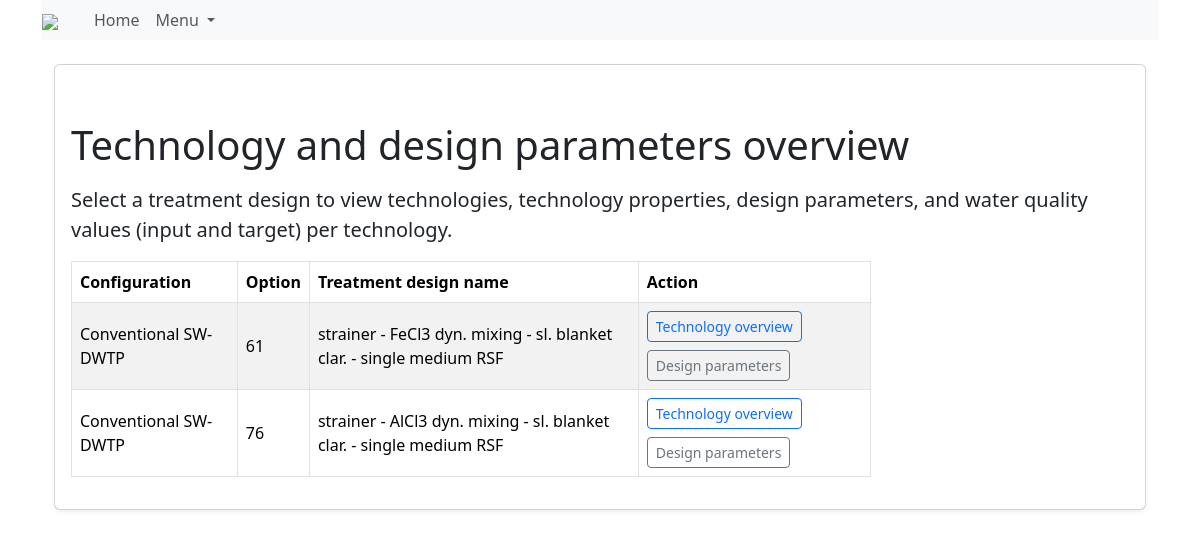
Before: /treatmentplant/technology-overview/ with the older database file.
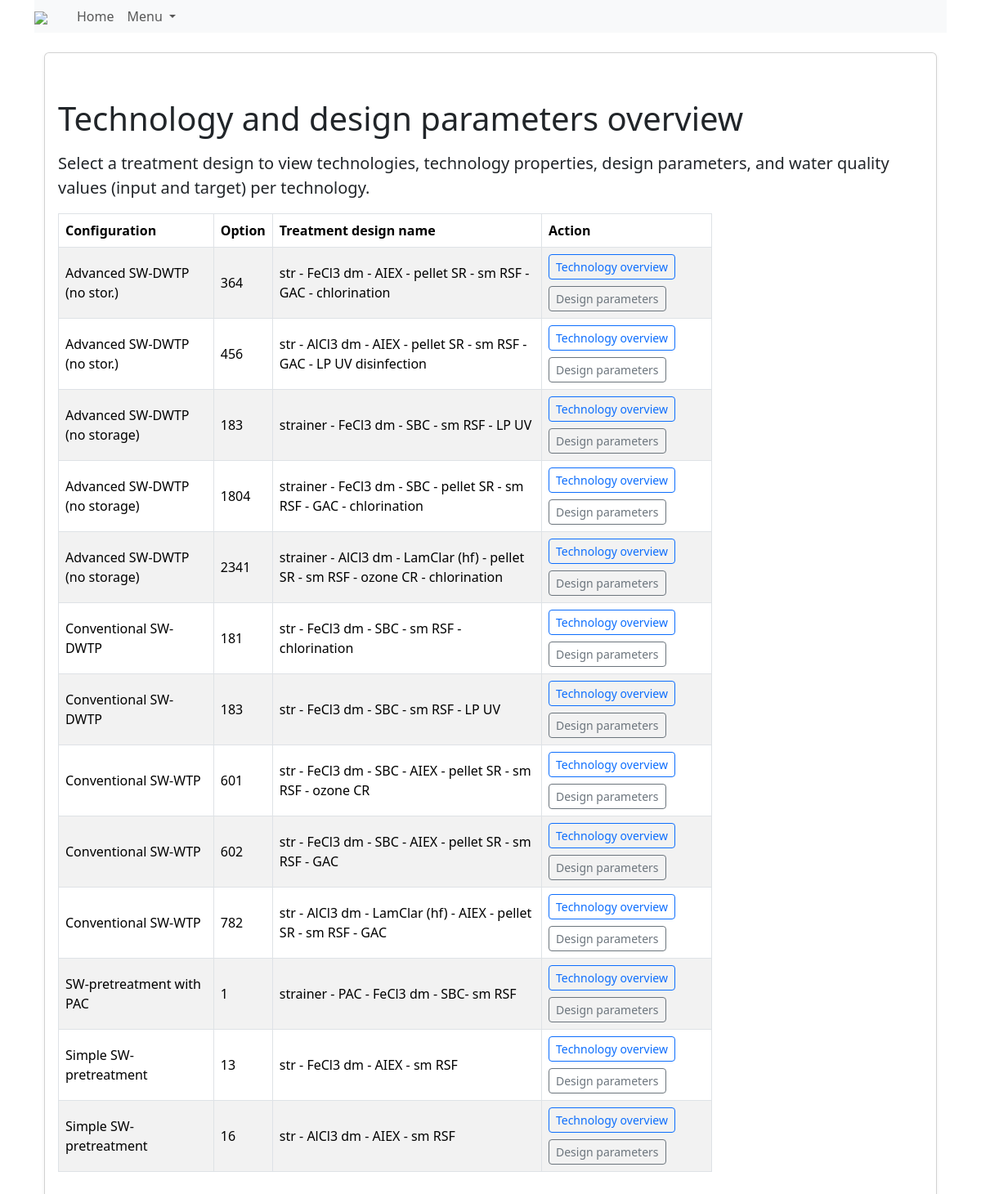
After: the same page with the newer database file.
### drinq/models.py (models this page shows, shortened)
class TreatmentPlant(models.Model):
    id = models.AutoField(primary_key=True, unique=True)
    configuration = models.ForeignKey(
        MultiStepConfiguration, models.CASCADE, blank=True, null=True,
        db_column='configuration')
    option = models.IntegerField(
        blank=False, null=False,
        help_text="Identifying number in a set of preliminary treatment design options"
        )
    name = models.TextField(blank=True, null=False)
    description = models.TextField(blank=True, null=True)
    slug = models.SlugField(unique=True, blank=True)
    class Meta:
        db_table = 'treatmentplant'
        verbose_name_plural = "treatment plants"

class MultiStepConfiguration(models.Model):
    name = models.CharField(max_length=150)
    description = models.TextField(blank=True, null=True, max_length=500)
    user = models.ForeignKey(
        CustomUser,
        on_delete=models.CASCADE,
        related_name='multistepforms',
        db_column='user',
        blank=True, null=True)
    date_created = models.DateTimeField(auto_now_add=True)
    water_source = models.ForeignKey(
        'DesignTree',
        on_delete=models.SET_NULL,
        db_column='water_source',
        related_name='multistepforms',
        blank=True, null=True)
    session_key = models.CharField(max_length=40)
    class Meta:
        db_table = 'form_multistep'

### drinq/views.py (the view)
class TechnologyParameterOverviewSelectionView(generic.TemplateView):
    template_name = 'drinq/technology_parameter_overview_select.html'
    def get_context_data(self, **kwargs):
        context = super().get_context_data(**kwargs)
        queryset = (
            TreatmentPlant.objects
            .select_related('configuration')
            .order_by('configuration__name', 'option', 'name')
        )
        if self.request.user.is_authenticated:
            queryset = queryset.filter(configuration__user=self.request.user)
        context['treatment_plants'] = queryset
        return context

### templates/drinq/technology_parameter_overview_select.html
{% extends 'base.html' %}
{% load i18n %}
{% block content %}
<div class="container mt-4">
    <div class="card shadow-sm p-3 bg-white">
        <h1 class="mb-3">Technology and design parameters overview</h1>
        <p class="lead">
            Select a treatment design to view technologies, technology properties, design parameters,
            and water quality values (input and target) per technology.
        </p>
        {% if treatment_plants %}
            <div class="table-responsive">
                <table class="table table-striped table-bordered align-middle">
                    <thead>
                        <tr>
                            <th>Configuration</th>
                            <th>Option</th>
                            <th>Treatment design name</th>
                            <th>Action</th>
                        </tr>
                    </thead>
                    <tbody>
                        {% for plant in treatment_plants %}
                            <tr>
                                <td>
                                    {% if plant.configuration %}
                                        {{ plant.configuration.name }}
                                    {% else %}
                                        <em>Not assigned</em>
                                    {% endif %}
                                </td>
                                <td>{{ plant.option }}</td>
                                <td>{{ plant.name }}</td>
                                <td>
                                    <div class="d-flex flex-wrap gap-2">
                                        <a
                                            href="{% url 'technology_parameter_overview' plant.id %}"
                                            class="btn btn-outline-primary btn-sm"
                                        >
                                            Technology overview
                                        </a>
                                        <a
                                            href="{% url 'design_parameter_overview' plant.id %}"
                                            class="btn btn-outline-secondary btn-sm"
                                        >
                                            Design parameters
                                        </a>
                                    </div>
                                </td>
                            </tr>
                        {% endfor %}
                    </tbody>
                </table>
            </div>
        {% else %}
            <p class="mb-0">
                No treatment designs found.
                <a href="{% url 'form_name' %}">Start a new design</a>.
            </p>
        {% endif %}
    </div>
</div>
{% endblock %}

### templates/base.html (shortened to what this page needs)
<!DOCTYPE html>
<html lang="en">
{% load static %}
{% load admin_urls %}
{% load custom_logout %}
<head>
    {% block style %}
    {% block bootstrap_theme %}
        <link rel="stylesheet" href="{%static "css/bootstrap.min.css" %}">
        <link rel="stylesheet" type="text/css" href="{% static "css/style.css" %}"/>
        <link rel="stylesheet" type="text/css" href="{% static "css/drinq.css" %}"/>
    {% endblock %}
    {% endblock %}
</head>
<body class="container">
    {% block navbar %}
    <nav class="navbar navbar-expand-lg navbar-light bg-light">
        <a class="navbar-brand" href="#">
            <img src="{% static 'logo-todrinq.png' %}" height="34">
        </a>
        <div class="collapse navbar-collapse" id="navbarSupportedContent">
            <div class="container-fluid">
                <ul class="navbar-nav mr-auto">
                    <li class="nav-item">
                        <a class="nav-link" href="{% url 'index' %}">Home</a>
                    </li>
                    <li class="nav-item dropdown">
                        <a class="nav-link dropdown-toggle" href="#" id="navbarDropdown" role="button" data-bs-toggle="dropdown" aria-haspopup="true" aria-expanded="false">
                            Menu
                        </a>
                    </li>
                </ul>
            </div>
        </div>
    </nav>
    {% endblock %}
</body>
{% block content %}{% endblock %}
</html>

### drinq/static/css/drinq.css (style rules this page uses)
.navbar { background-color: rgb(255, 255, 255); margin:0%; padding: 0%; }
.page-header h1, .h1, h1 { margin-top: 1em; }
@media (min-width: 750px) { table { max-width: 800px; width: 100%; margin-left: 0; margin-right: auto; } }

Changed rows visible on the page:
removed TreatmentPlant: configuration.name "Conventional SW-DWTP", option "61", name "strainer - FeCl3 dyn. mixing - sl. blanket clar. - single medium RSF"
removed TreatmentPlant: configuration.name "Conventional SW-DWTP", option "76", name "strainer - AlCl3 dyn. mixing - sl. blanket clar. - single medium RSF"
added TreatmentPlant: configuration.name "Advanced SW-DWTP (no stor.)", option "364", name "str - FeCl3 dm - AIEX - pellet SR - sm RSF - GAC - chlorination"
added TreatmentPlant: configuration.name "Advanced SW-DWTP (no stor.)", option "456", name "str - AlCl3 dm - AIEX - pellet SR - sm RSF - GAC - LP UV disinfection"
added TreatmentPlant: configuration.name "Advanced SW-DWTP (no storage)", option "183", name "strainer - FeCl3 dm - SBC - sm RSF - LP UV"
added TreatmentPlant: configuration.name "Advanced SW-DWTP (no storage)", option "1804", name "strainer - FeCl3 dm - SBC - pellet SR - sm RSF - GAC - chlorination"
added TreatmentPlant: configuration.name "Advanced SW-DWTP (no storage)", option "2341", name "strainer - AlCl3 dm - LamClar (hf) - pellet SR - sm RSF - ozone CR - chlorination"
added TreatmentPlant: configuration.name "Conventional SW-DWTP", option "181", name "str - FeCl3 dm - SBC - sm RSF - chlorination"
added TreatmentPlant: configuration.name "Conventional SW-DWTP", option "183", name "str - FeCl3 dm - SBC - sm RSF - LP UV"
added TreatmentPlant: configuration.name "Conventional SW-WTP", option "601", name "str - FeCl3 dm - SBC - AIEX - pellet SR - sm RSF - ozone CR"
added TreatmentPlant: configuration.name "Conventional SW-WTP", option "602", name "str - FeCl3 dm - SBC - AIEX - pellet SR - sm RSF - GAC"
added TreatmentPlant: configuration.name "Conventional SW-WTP", option "782", name "str - AlCl3 dm - LamClar (hf) - AIEX - pellet SR - sm RSF - GAC"
added TreatmentPlant: configuration.name "SW-pretreatment with PAC", option "1", name "strainer - PAC - FeCl3 dm - SBC- sm RSF"
added TreatmentPlant: configuration.name "Simple SW-pretreatment", option "13", name "str - FeCl3 dm - AIEX - sm RSF"
added TreatmentPlant: configuration.name "Simple SW-pretreatment", option "16", name "str - AlCl3 dm - AIEX - sm RSF"
